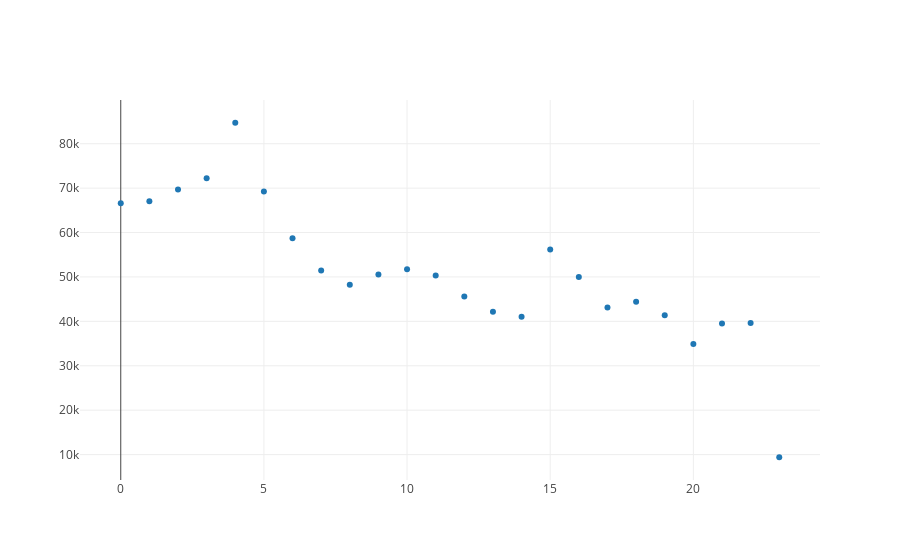

Notebook cell for this chart:
### Markdown cell above
We set our two lists as respective values of our `x` and `y` keys in our trace below.

### Code cell
import plotly
from plotly.offline import iplot, init_notebook_mode
init_notebook_mode(connected=True)

actual_trace = {'x': month_numbers, 'y': revenues, 'mode': 'markers', 'name': 'actual'}
iplot([actual_trace])

### Figure 1 — Plotly figure (JSON) as saved in the notebook; plotly's stock layout.template omitted (floating-point values rounded to 4 significant figures)
{"data": [{"mode": "markers", "name": "actual", "type": "scatter", "uid": "b98d71db-fee1-4361-99f7-967297aec002", "x": [0, 1, 2, 3, 4, 5, 6, 7, 8, 9, 10, 11, 12, 13, 14, 15, 16, 17, 18, 19, 20, 21, 22, 23], "y": [66609, 67048, 69664, 72238, 84721, 69224, 58697, 51430, 48239, 50574, 51707, 50305, 45590, 42180, 41054, 56182, 49965, 43094, 44414, 41393, 34903, 39535, 39627, 9400]}], "layout": {"autosize": true, "xaxis": {"autorange": true, "range": [-1.409, 24.41], "type": "linear"}, "yaxis": {"autorange": true, "range": [3883.0, 90240.0], "type": "linear"}}}
